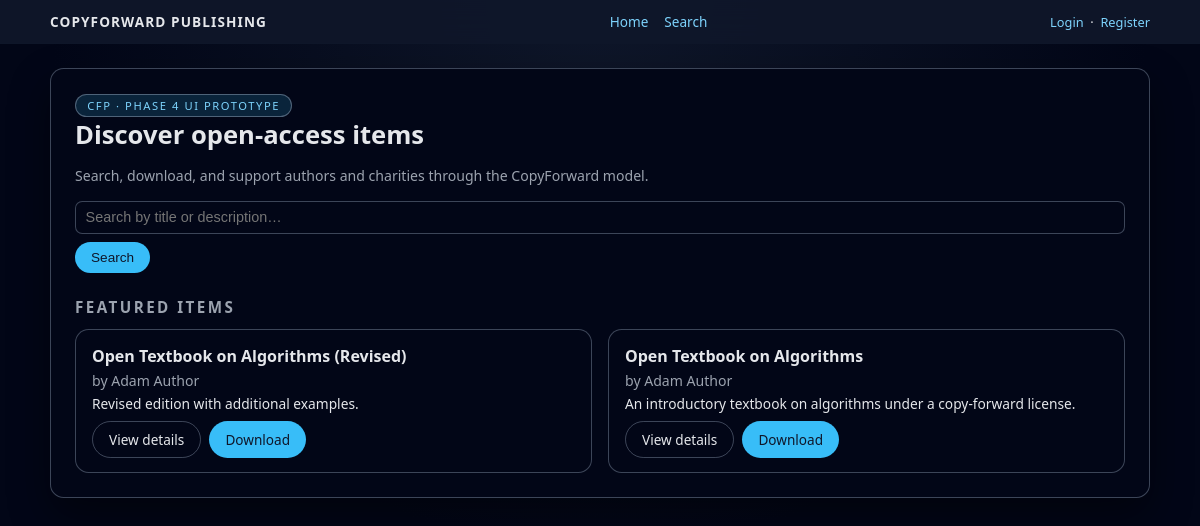
Screenshot of /src/public/index.php with the database file from the repository.
### tables this page shows
CREATE TABLE items (
    id                 INT UNSIGNED AUTO_INCREMENT PRIMARY KEY,
    author_id          INT UNSIGNED NOT NULL,    
    title              VARCHAR(255) NOT NULL,
    description        TEXT NULL,
    file_path          VARCHAR(255) NOT NULL,
    upload_date        DATETIME NOT NULL DEFAULT CURRENT_TIMESTAMP,
    status_id          TINYINT UNSIGNED NOT NULL,
    version_parent_id  INT UNSIGNED NULL,        

    CONSTRAINT fk_items_author
        FOREIGN KEY (author_id) REFERENCES authors(member_id)
        ON DELETE RESTRICT,
    CONSTRAINT fk_items_status
        FOREIGN KEY (status_id) REFERENCES item_statuses(id),
    CONSTRAINT fk_items_version_parent
        FOREIGN KEY (version_parent_id) REFERENCES items(id)
        ON DELETE SET NULL
);

CREATE TABLE members (
    id               INT UNSIGNED AUTO_INCREMENT PRIMARY KEY,
    introducer_id    INT UNSIGNED NULL,
    name             VARCHAR(255) NOT NULL,
    org              VARCHAR(255) NULL,
    address          VARCHAR(255) NULL,
    primary_email    VARCHAR(255) NOT NULL UNIQUE,
    recovery_email   VARCHAR(255) NULL,
    password_hash    VARCHAR(255) NOT NULL,
    auth_matrix      TEXT NULL,                 
    matrix_expiry    DATETIME NULL,
    orcid            VARCHAR(32) NULL,
    role_id          TINYINT UNSIGNED NOT NULL,
    status_id        TINYINT UNSIGNED NOT NULL,
    created_at       DATETIME NOT NULL DEFAULT CURRENT_TIMESTAMP,
    updated_at       DATETIME NOT NULL DEFAULT CURRENT_TIMESTAMP ON UPDATE CURRENT_TIMESTAMP,

    CONSTRAINT fk_members_role
        FOREIGN KEY (role_id) REFERENCES roles(id),
    CONSTRAINT fk_members_status
        FOREIGN KEY (status_id) REFERENCES member_statuses(id),
    CONSTRAINT fk_members_introducer
        FOREIGN KEY (introducer_id) REFERENCES members(id)
        ON DELETE SET NULL
);

### src/includes/helpers.php (called while the page is built, shortened)
<?php
function cfp_current_user(): ?array
{
    return $_SESSION['member'] ?? null;
}
function cfp_is_logged_in(): bool
{
    return cfp_current_user() !== null;
}
function e(string $value): string
{
    return htmlspecialchars($value, ENT_QUOTES | ENT_SUBSTITUTE, 'UTF-8');
}

### src/public/index.php (the view, shortened to what this page needs)
<?php
require_once __DIR__ . '/../includes/helpers.php';
$pdo = cfp_get_pdo();
$stmt = $pdo->prepare('
    SELECT i.id, i.title, i.description, i.upload_date, m.name AS author_name
    FROM items i
    JOIN authors a ON i.author_id = a.member_id
    JOIN members m ON a.member_id = m.id
    JOIN item_statuses s ON i.status_id = s.id
    WHERE s.code = "approved"
    ORDER BY i.upload_date DESC
    LIMIT 5
');
$stmt->execute();
$featuredItems = $stmt->fetchAll();
?>
<!DOCTYPE html>
<html lang="en">
<head>
    <link rel="stylesheet" href="/assets/css/main.css">
</head>
<body class="cfp-shell">
<header class="cfp-header">
    <div class="cfp-header-inner">
        <div class="cfp-logo">CopyForward Publishing</div>
        <nav class="cfp-nav">
            <a href="/index.php">Home</a>
            <a href="/search.php">Search</a>
        </nav>
        <div style="font-size:0.8rem;">
            <?php if (cfp_is_logged_in()): ?>
                <?php $u = cfp_current_user(); ?>
                <?php echo e($u['name']); ?> (<?php echo e(cfp_current_role() ?? ''); ?>)
                &nbsp;·&nbsp;
                <a href="/logout.php">Logout</a>
            <?php else: ?>
                <a href="/login.php">Login</a>
                &nbsp;·&nbsp;
                <a href="/register.php">Register</a>
            <?php endif; ?>
        </div>
    </div>
</header>
<main class="cfp-main">
    <div class="cfp-main-inner">
        <section class="cfp-panel">
            <div class="cfp-badge cfp-badge-pill">CFP · Phase 4 UI prototype</div>
            <h1 class="cfp-h1">Discover open-access items</h1>
            <p class="cfp-muted">
                Search, download, and support authors and charities through the CopyForward model.
            </p>
            <form action="/search.php" method="get" style="margin-top:1rem; display:flex; gap:0.5rem; flex-wrap:wrap;">
                <input class="cfp-input" type="search" name="q" placeholder="Search by title or description…">
                <button class="cfp-btn cfp-btn-primary" type="submit">Search</button>
            </form>
            <div style="margin-top:1.5rem;">
                <h2 style="font-size:0.95rem; text-transform:uppercase; letter-spacing:0.16em; color:#9ca3af;">Featured items</h2>
                <div class="cfp-grid cfp-grid-2" style="margin-top:0.75rem;">
                    <?php if (!$featuredItems): ?>
                        <p class="cfp-muted">No approved items available yet.</p>
                    <?php else: ?>
                        <?php foreach ($featuredItems as $item): ?>
                            <article class="cfp-panel" style="padding:0.9rem 1rem; box-shadow:none;">
                                <h3 style="margin:0 0 0.25rem; font-size:1rem;"><?php echo e($item['title']); ?></h3>
                                <p class="cfp-muted" style="margin:0 0 0.25rem;">
                                    by <?php echo e($item['author_name']); ?>
                                </p>
                                <p style="margin:0.25rem 0 0.5rem; font-size:0.86rem;">
                                    <?php echo e(mb_strimwidth($item['description'] ?? '', 0, 120, '…')); ?>
                                </p>
                                <div style="display:flex; gap:0.5rem; margin-top:0.35rem;">
                                    <a class="cfp-btn cfp-btn-outline" href="/item.php?id=<?php echo (int)$item['id']; ?>">View details</a>
                                    <a class="cfp-btn cfp-btn-primary" href="/member/download.php?item_id=<?php echo (int)$item['id']; ?>">Download</a>
                                </div>
                            </article>
                        <?php endforeach; ?>
                    <?php endif; ?>
                </div>
            </div>
        </section>
    </div>
</main>
</body>
</html>

### assets/css/main.css (style rules this page uses)
:root { --cfp-bg: #020617; --cfp-bg-panel: #020617; --cfp-border: rgba(148, 163, 184, 0.4); --cfp-text: #e5e7eb; --cfp-muted: #9ca3af; --cfp-accent: #38bdf8; --cfp-accent-soft: #0ea5e9; --cfp-success: #22c55e; --cfp-danger: #ef4444; }
*, *::before, *::after { box-sizing: border-box; }
body { margin: 0; font-family: system-ui, -apple-system, BlinkMacSystemFont, "Segoe UI", sans-serif; background: radial-gradient(circle at top, #0f172a, #020617 55%); color: var(--cfp-text); }
a { color: #7dd3fc; text-decoration: none; }
.cfp-shell { min-height: 100vh; display: flex; flex-direction: column; }
.cfp-header { padding: 0.75rem 1.5rem; border-bottom: 1px solid rgba(15, 23, 42, 0.9); background: rgba(15, 23, 42, 0.95); backdrop-filter: blur(14px); position: sticky; top: 0; z-index: 20; }
.cfp-header-inner { max-width: 1100px; margin: 0 auto; display: flex; align-items: center; justify-content: space-between; }
.cfp-logo { font-weight: 600; letter-spacing: 0.08em; text-transform: uppercase; font-size: 0.85rem; }
.cfp-nav { display: flex; gap: 1rem; font-size: 0.85rem; }
.cfp-main { flex: 1; padding: 1.5rem; }
.cfp-main-inner { max-width: 1100px; margin: 0 auto; }
.cfp-panel { background: var(--cfp-bg-panel); border-radius: 0.85rem; border: 1px solid var(--cfp-border); box-shadow: 0 18px 40px rgba(0, 0, 0, 0.45); padding: 1.5rem; }
.cfp-grid { display: grid; gap: 1rem; }
.cfp-grid-2 { grid-template-columns: repeat(auto-fit, minmax(240px, 1fr)); }
.cfp-h1 { margin: 0 0 0.5rem; font-size: 1.6rem; }
.cfp-muted { color: var(--cfp-muted); font-size: 0.88rem; }
.cfp-badge { display: inline-flex; align-items: center; padding: 0.2rem 0.7rem; border-radius: 999px; font-size: 0.7rem; text-transform: uppercase; letter-spacing: 0.14em; border: 1px solid rgba(148, 163, 184, 0.5); }
.cfp-badge-pill { background: rgba(56, 189, 248, 0.16); color: #7dd3fc; }
.cfp-btn { display: inline-flex; align-items: center; justify-content: center; border-radius: 999px; border: none; padding: 0.5rem 1rem; font-size: 0.85rem; cursor: pointer; font-weight: 500; }
.cfp-btn-primary { background: var(--cfp-accent); color: #0f172a; }
.cfp-btn-outline { background: transparent; color: #e5e7eb; border: 1px solid var(--cfp-border); }
.cfp-input, .cfp-select, .cfp-textarea { width: 100%; padding: 0.45rem 0.6rem; border-radius: 0.45rem; border: 1px solid var(--cfp-border); background: #020617; color: var(--cfp-text); font-size: 0.9rem; }

### rows the page displays
items: title "Open Textbook on Algorithms (Revised)", members.name "Adam Author", description "Revised edition with additional examples."
items: title "Open Textbook on Algorithms", members.name "Adam Author", description "An introductory textbook on algorithms under a copy-forward license."
